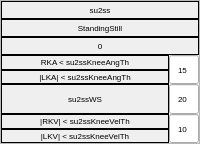
           <widget class="QFrame" name="su2ss_Frame">
            <property name="frameShape">
             <enum>QFrame::Shape::StyledPanel</enum>
            </property>
            <property name="frameShadow">
             <enum>QFrame::Shadow::Raised</enum>
            </property>
            <layout class="QVBoxLayout" name="verticalLayout_47">
             <property name="spacing">
              <number>0</number>
             </property>
             <property name="leftMargin">
              <number>0</number>
             </property>
             <property name="topMargin">
              <number>0</number>
             </property>
             <property name="rightMargin">
              <number>0</number>
             </property>
             <property name="bottomMargin">
              <number>0</number>
             </property>
             <item>
              <widget class="QLabel" name="su2ss_Label">
               <property name="maximumSize">
                <size>
                 <width>16777215</width>
                 <height>18</height>
                </size>
               </property>
               <property name="font">
                <font>
                 <pointsize>6</pointsize>
                </font>
               </property>
               <property name="frameShape">
                <enum>QFrame::Shape::Box</enum>
               </property>
               <property name="text">
                <string>su2ss</string>
               </property>
               <property name="alignment">
                <set>Qt::AlignmentFlag::AlignCenter</set>
               </property>
              </widget>
             </item>
             <item>
              <widget class="QLabel" name="flag128_label">
               <property name="maximumSize">
                <size>
                 <width>16777215</width>
                 <height>18</height>
                </size>
               </property>
               <property name="font">
                <font>
                 <pointsize>6</pointsize>
                </font>
               </property>
               <property name="frameShape">
                <enum>QFrame::Shape::Box</enum>
               </property>
               <property name="text">
                <string>StandingStill</string>
               </property>
               <property name="alignment">
                <set>Qt::AlignmentFlag::AlignCenter</set>
               </property>
              </widget>
             </item>
             <item>
              <widget class="QLabel" name="su2ss_stateNumber0_Label">
               <property name="maximumSize">
                <size>
                 <width>16777215</width>
                 <height>18</height>
                </size>
               </property>
               <property name="font">
                <font>
                 <pointsize>6</pointsize>
                </font>
               </property>
               <property name="frameShape">
                <enum>QFrame::Shape::Box</enum>
               </property>
               <property name="text">
                <string>0</string>
               </property>
               <property name="alignment">
                <set>Qt::AlignmentFlag::AlignCenter</set>
               </property>
              </widget>
             </item>
             <item>
              <layout class="QHBoxLayout" name="standingStill_Flag1and2_horizontalLayout">
               <property name="spacing">
                <number>0</number>
               </property>
               <item>
                <layout class="QVBoxLayout" name="standingStill_Flag1and2_verticalLayout">
                 <property name="spacing">
                  <number>0</number>
                 </property>
                 <item>
                  <widget class="QLabel" name="flag100_label">
                   <property name="font">
                    <font>
                     <pointsize>6</pointsize>
                    </font>
                   </property>
                   <property name="frameShape">
                    <enum>QFrame::Shape::Box</enum>
                   </property>
                   <property name="text">
                    <string>RKA &lt; su2ssKneeAngTh</string>
                   </property>
                   <property name="alignment">
                    <set>Qt::AlignmentFlag::AlignCenter</set>
                   </property>
                   <property name="wordWrap">
                    <bool>true</bool>
                   </property>
                  </widget>
                 </item>
                 <item>
                  <widget class="QLabel" name="flag101_label">
                   <property name="font">
                    <font>
                     <pointsize>6</pointsize>
                    </font>
                   </property>
                   <property name="frameShape">
                    <enum>QFrame::Shape::Box</enum>
                   </property>
                   <property name="text">
                    <string>|LKA| &lt; su2ssKneeAngTh</string>
                   </property>
                   <property name="alignment">
                    <set>Qt::AlignmentFlag::AlignCenter</set>
                   </property>
                   <property name="wordWrap">
                    <bool>true</bool>
                   </property>
                  </widget>
                 </item>
                </layout>
               </item>
               <item>
                <widget class="QLineEdit" name="flag100_and_flag101_lineEdit">
                 <property name="minimumSize">
                  <size>
                   <width>30</width>
                   <height>20</height>
                  </size>
                 </property>
                 <property name="maximumSize">
                  <size>
                   <width>30</width>
                   <height>5000</height>
                  </size>
                 </property>
                 <property name="font">
                  <font>
                   <pointsize>6</pointsize>
                  </font>
                 </property>
                 <property name="text">
                  <string>15</string>
                 </property>
                 <property name="frame">
                  <bool>true</bool>
                 </property>
                 <property name="alignment">
                  <set>Qt::AlignmentFlag::AlignCenter</set>
                 </property>
                 <property name="placeholderText">
                  <string>15</string>
                 </property>
                </widget>
               </item>
              </layout>
             </item>
             <item>
              <layout class="QHBoxLayout" name="standingStill_Flag31_horizontalLayout">
               <property name="spacing">
                <number>0</number>
               </property>
               <item>
                <widget class="QLabel" name="flag102_label">
                 <property name="font">
                  <font>
                   <pointsize>6</pointsize>
                  </font>
                 </property>
                 <property name="frameShape">
                  <enum>QFrame::Shape::Box</enum>
                 </property>
                 <property name="text">
                  <string>su2ssWS</string>
                 </property>
                 <property name="alignment">
                  <set>Qt::AlignmentFlag::AlignCenter</set>
                 </property>
                 <property name="wordWrap">
                  <bool>true</bool>
                 </property>
                </widget>
               </item>
               <item>
                <widget class="QLineEdit" name="flag102_lineEdit">
                 <property name="minimumSize">
                  <size>
                   <width>30</width>
                   <height>20</height>
                  </size>
                 </property>
                 <property name="maximumSize">
                  <size>
                   <width>30</width>
                   <height>5000</height>
                  </size>
                 </property>
                 <property name="font">
                  <font>
                   <pointsize>6</pointsize>
                  </font>
                 </property>
                 <property name="text">
                  <string>20</string>
                 </property>
                 <property name="frame">
                  <bool>true</bool>
                 </property>
                 <property name="alignment">
                  <set>Qt::AlignmentFlag::AlignCenter</set>
                 </property>
                 <property name="placeholderText">
                  <string>20</string>
                 </property>
                </widget>
               </item>
              </layout>
             </item>
             <item>
              <layout class="QHBoxLayout" name="standingStill_Flag31and32_horizontalLayout">
               <property name="spacing">
                <number>0</number>
               </property>
               <item>
                <layout class="QVBoxLayout" name="standingStill_Flag31and32_verticalLayout">
                 <property name="spacing">
                  <number>0</number>
                 </property>
                 <item>
                  <widget class="QLabel" name="flag103_label">
                   <property name="font">
                    <font>
                     <pointsize>6</pointsize>
                    </font>
                   </property>
                   <property name="frameShape">
                    <enum>QFrame::Shape::Box</enum>
                   </property>
                   <property name="text">
                    <string>|RKV| &lt; su2ssKneeVelTh</string>
                   </property>
                   <property name="alignment">
                    <set>Qt::AlignmentFlag::AlignCenter</set>
                   </property>
                   <property name="wordWrap">
                    <bool>true</bool>
                   </property>
                  </widget>
                 </item>
                 <item>
                  <widget class="QLabel" name="flag104_label">
                   <property name="font">
                    <font>
                     <pointsize>6</pointsize>
                    </font>
                   </property>
                   <property name="frameShape">
                    <enum>QFrame::Shape::Box</enum>
                   </property>
                   <property name="text">
                    <string>|LKV| &lt; su2ssKneeVelTh</string>
                   </property>
                   <property name="alignment">
                    <set>Qt::AlignmentFlag::AlignCenter</set>
                   </property>
                   <property name="wordWrap">
                    <bool>true</bool>
                   </property>
                  </widget>
                 </item>
                </layout>
               </item>
               <item>
                <widget class="QLineEdit" name="flag103_and_flag104_lineEdit">
                 <property name="minimumSize">
                  <size>
                   <width>30</width>
                   <height>20</height>
                  </size>
                 </property>
                 <property name="maximumSize">
                  <size>
                   <width>30</width>
                   <height>5000</height>
                  </size>
                 </property>
                 <property name="font">
                  <font>
                   <pointsize>6</pointsize>
                  </font>
                 </property>
                 <property name="text">
                  <string>10</string>
                 </property>
                 <property name="frame">
                  <bool>true</bool>
                 </property>
                 <property name="alignment">
                  <set>Qt::AlignmentFlag::AlignCenter</set>
                 </property>
                 <property name="placeholderText">
                  <string>10</string>
                 </property>
                </widget>
               </item>
              </layout>
             </item>
            </layout>
           </widget>
